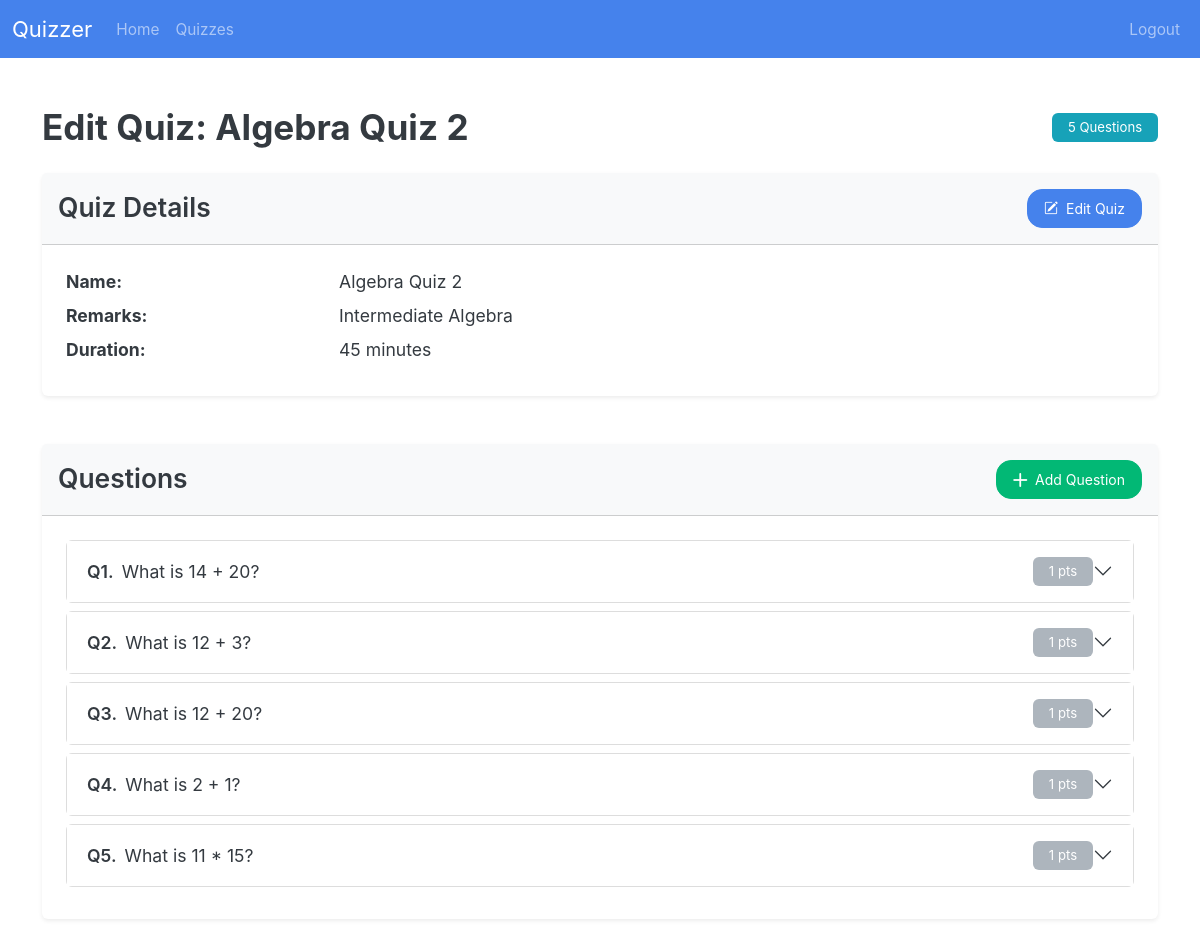
The page /admin/quiz/2 (signed in) on the database as committed earlier.
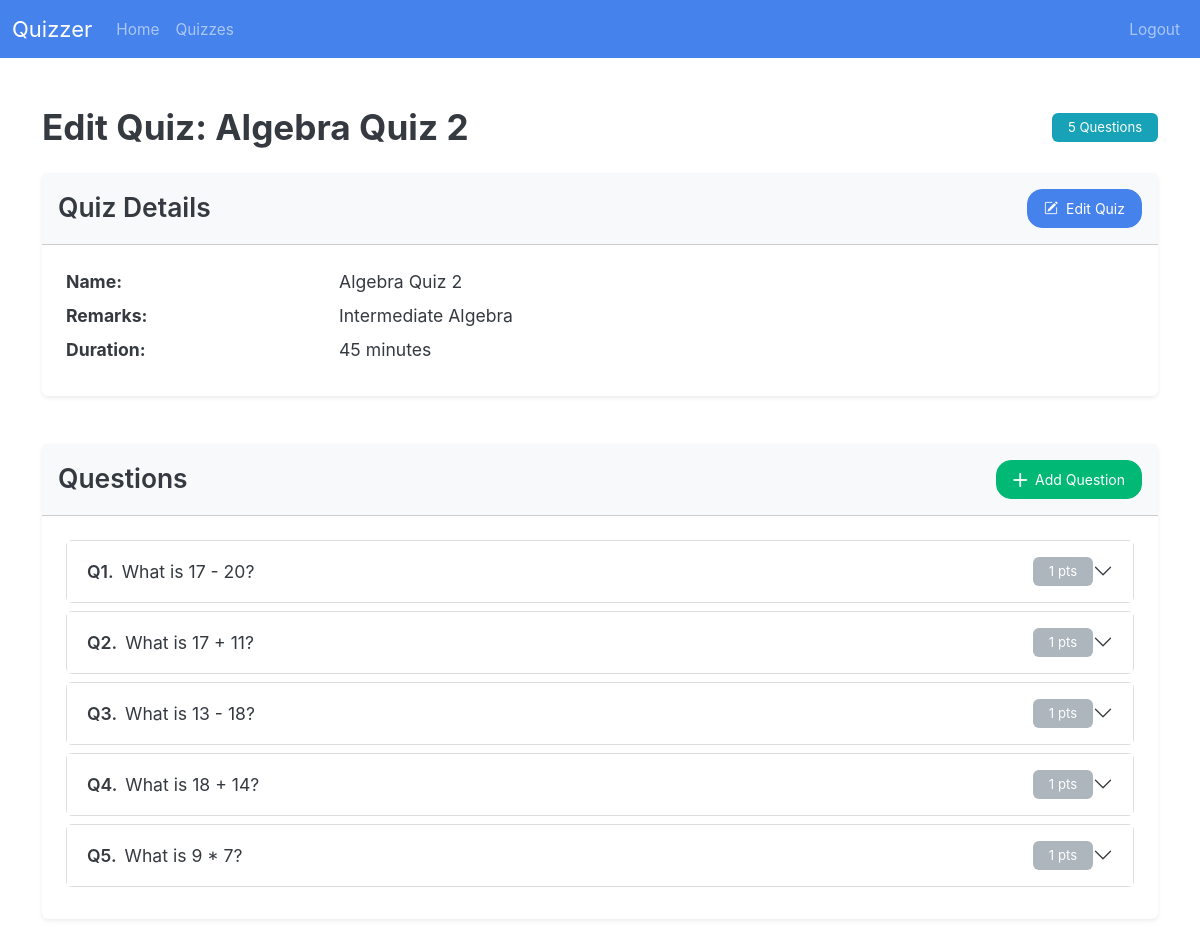
The same page on the database as committed later.
### models/models.py (models this page shows)
class Question(db.Model):
    __tablename__ = "question"
    quiz_id: Mapped[int] = mapped_column(ForeignKey("quiz.quiz_id"))
    question_id: Mapped[id_pk]
    text: Mapped[str]
    marks: Mapped[int]
    quiz: Mapped["Quiz"] = relationship(back_populates="questions")
    options: Mapped[List["Option"]] = relationship(
        back_populates="question", cascade="all,delete-orphan"
    )
    is_msq: Mapped[bool] = mapped_column(default=False)

### routes/admin_routes.py (the view, shortened to what this page needs)
@admin_bp.route("quiz/<int:quiz_id>", methods=["GET", "POST"])
def edit_quiz(quiz_id):
    quiz = select_quiz(quiz_id)
    if not quiz:
        return jsonify({"errors":[f"quiz with quiz_id {quiz_id} not found"]}),404
    return render_template(
        "admin/quiz.html",
        quiz=quiz,
        quiz_form=QuizForm(),
        question_form=QuestionForm(),
        edit_question_form=editQuestionForm(),
    )

### app.py (called while the page is built)
@app.template_global()
def is_active(page_name):
    return "active" if request.endpoint == page_name else ""

### routes/__init__.py (called while the page is built)
def init_login_manager(app):
    login_manager = LoginManager()
    login_manager.init_app(app)
    login_manager.login_view = "auth.login"  # goes to the login() function in auth_bp
    @login_manager.user_loader
    def load_user(user_id):
        return db.session.scalar(select(User).where(User.user_id == user_id))

### routes/admin_routes.py (called while the page is built)
@admin_bp.before_request
def require_admin():
    if not current_user.is_authenticated or current_user.username != "admin":
        return current_app.login_manager.unauthorized()

### utils/db_utils.py (called while the page is built)
def select_quiz(quiz_id):
    return db.session.scalar(select(Quiz).where(Quiz.quiz_id == quiz_id))

### templates/admin/quiz.html (shortened to what this page needs)
{% extends "base.html" %}  {% block body %} {% include "admin/nav.html" %}
<div class="container py-5">
  <div class="d-flex justify-content-between align-items-center mb-4">
    <h2 class="mb-0 fw-bold">Edit Quiz: {{ quiz.quiz_name }}</h2>
    <span class="badge bg-info">{{ quiz.questions|length }} Questions</span>
  </div>
  <div class="card shadow-sm mb-5 border-0">
    <div
      class="card-header bg-light py-3 d-flex justify-content-between align-items-center"
    >
      <h4 class="mb-0 fw-semibold">Quiz Details</h4>
      <button
        class="btn btn-primary btn px-3"
        data-bs-toggle="modal"
        data-bs-target="#editQuizModal"
        data-bs-tooltip="tooltip"
        title="Edit quiz details"
        onclick='updateModalFormAction(
                "{{ url_for("admin.edit_quiz", quiz_id=quiz.quiz_id) }}",
                "editQuizModal",
                {{
                  {
                  "quiz_name": quiz.quiz_name,
                  "remarks": quiz.remarks,
                  "date": quiz.date.isoformat() if quiz.date else 0,
                  "duration": quiz.duration  if quiz.duration else "",
                  }
                }}
              )'
      >
        <i class="bi bi-pencil-square me-1"></i> Edit Quiz
      </button>
    </div>
    <div class="card-body p-4">
      <dl class="row mb-0">
        <dt class="col-sm-3">Name:</dt>
        <dd class="col-sm-9">{{ quiz.quiz_name }}</dd>
        <dt class="col-sm-3">Remarks:</dt>
        <dd class="col-sm-9">{{ quiz.remarks }}</dd>
         {% if quiz.duration %}
        <dt class="col-sm-3">Duration:</dt>
        <dd class="col-sm-9">{{ quiz.duration }} minutes</dd>
        {% endif %}
      </dl>
    </div>
  </div>
  <div class="card shadow-sm border-0">
    <div
      class="card-header bg-light py-3 d-flex justify-content-between align-items-center"
    >
      <h4 class="mb-0 fw-semibold">Questions</h4>
      <button
        class="btn btn-success btn px-3"
        data-bs-toggle="modal"
        data-bs-target="#createQuestionModal"
        data-bs-tooltip="tooltip"
        title="Add new question"
      >
        <i class="bi bi-plus-lg me-1"></i> Add Question
      </button>
    </div>
    <div class="card-body p-4">
      {% if quiz.questions %}
      <div class="accordion accordion-flush" id="questionsAccordion">
        {% for question in quiz.questions %}
        <div class="accordion-item border mb-2 rounded">
          <h2 class="accordion-header" id="heading{{ question.question_id }}">
            <button
              class="accordion-button collapsed py-3"
              type="button"
              data-bs-toggle="collapse"
              data-bs-target="#collapse{{ question.question_id }}"
              aria-expanded="false"
              aria-controls="collapse{{ question.question_id }}"
            >
              <div class="d-flex align-items-center gap-2 w-100">
                <span class="fw-semibold">Q{{ loop.index }}.</span>
                <span class="flex-grow-1">{{ question.text }}</span>
                <span class="badge bg-secondary">{{ question.marks }} pts</span>
              </div>
            </button>
          </h2>
        </div>
        {% endfor %}
      </div>
      {% else %}
      <div class="text-center py-5">
        <p class="text-muted mb-0">No questions added yet.</p>
      </div>
      {% endif %}
    </div>
  </div>
</div>
{% import "macros.html" as macros %} {{ macros.modal_form("editQuizModal", "Edit
edit_question_form) }} {% endblock %}

Rows that differ between the two databases and show on the page:
changed Question: text "What is 14 + 20?" → "What is 17 - 20?"
changed Question: text "What is 12 + 3?" → "What is 17 + 11?"
changed Question: text "What is 12 + 20?" → "What is 13 - 18?"
changed Question: text "What is 2 + 1?" → "What is 18 + 14?"
changed Question: text "What is 11 * 15?" → "What is 9 * 7?"
